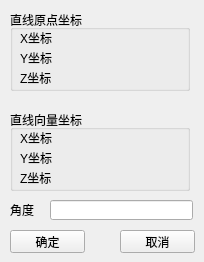
    <widget class="QWidget" name="page_6">
     <widget class="QPushButton" name="pushButton_14">
      <property name="geometry">
       <rect>
        <x>10</x>
        <y>230</y>
        <width>75</width>
        <height>23</height>
       </rect>
      </property>
      <property name="text">
       <string>确定</string>
      </property>
     </widget>
     <widget class="QPushButton" name="pushButton_15">
      <property name="geometry">
       <rect>
        <x>120</x>
        <y>230</y>
        <width>75</width>
        <height>23</height>
       </rect>
      </property>
      <property name="text">
       <string>取消</string>
      </property>
     </widget>
     <widget class="QLineEdit" name="LineRotateTxt">
      <property name="geometry">
       <rect>
        <x>50</x>
        <y>200</y>
        <width>143</width>
        <height>20</height>
       </rect>
      </property>
     </widget>
     <widget class="QGroupBox" name="groupBox_8">
      <property name="geometry">
       <rect>
        <x>10</x>
        <y>10</y>
        <width>180</width>
        <height>81</height>
       </rect>
      </property>
      <property name="title">
       <string>直线原点坐标</string>
      </property>
      <widget class="QLabel" name="label_23">
       <property name="geometry">
        <rect>
         <x>10</x>
         <y>20</y>
         <width>41</width>
         <height>16</height>
        </rect>
       </property>
       <property name="text">
        <string>X坐标</string>
       </property>
      </widget>
      <widget class="QLabel" name="LineOneRotateXCoordinate">
       <property name="geometry">
        <rect>
         <x>60</x>
         <y>20</y>
         <width>111</width>
         <height>16</height>
        </rect>
       </property>
       <property name="text">
        <string/>
       </property>
      </widget>
      <widget class="QLabel" name="label_24">
       <property name="geometry">
        <rect>
         <x>10</x>
         <y>40</y>
         <width>41</width>
         <height>16</height>
        </rect>
       </property>
       <property name="text">
        <string>Y坐标</string>
       </property>
      </widget>
      <widget class="QLabel" name="LineOneRotateYCoordinate">
       <property name="geometry">
        <rect>
         <x>60</x>
         <y>40</y>
         <width>111</width>
         <height>16</height>
        </rect>
       </property>
       <property name="text">
        <string/>
       </property>
      </widget>
      <widget class="QLabel" name="LineOneRotateZCoordinate">
       <property name="geometry">
        <rect>
         <x>60</x>
         <y>60</y>
         <width>111</width>
         <height>16</height>
        </rect>
       </property>
       <property name="text">
        <string/>
       </property>
      </widget>
      <widget class="QLabel" name="label_25">
       <property name="geometry">
        <rect>
         <x>10</x>
         <y>60</y>
         <width>41</width>
         <height>16</height>
        </rect>
       </property>
       <property name="text">
        <string>Z坐标</string>
       </property>
      </widget>
     </widget>
     <widget class="QLabel" name="label_33">
      <property name="geometry">
       <rect>
        <x>10</x>
        <y>200</y>
        <width>30</width>
        <height>20</height>
       </rect>
      </property>
      <property name="text">
       <string>角度</string>
      </property>
     </widget>
     <widget class="QGroupBox" name="groupBox_9">
      <property name="geometry">
       <rect>
        <x>10</x>
        <y>110</y>
        <width>180</width>
        <height>81</height>
       </rect>
      </property>
      <property name="title">
       <string>直线向量坐标</string>
      </property>
      <widget class="QLabel" name="label_26">
       <property name="geometry">
        <rect>
         <x>10</x>
         <y>20</y>
         <width>41</width>
         <height>16</height>
        </rect>
       </property>
       <property name="text">
        <string>X坐标</string>
       </property>
      </widget>
      <widget class="QLabel" name="LineTwoRotateXCoordinate">
       <property name="geometry">
        <rect>
         <x>60</x>
         <y>20</y>
         <width>111</width>
         <height>16</height>
        </rect>
       </property>
       <property name="text">
        <string/>
       </property>
      </widget>
      <widget class="QLabel" name="label_27">
       <property name="geometry">
        <rect>
         <x>10</x>
         <y>40</y>
         <width>41</width>
         <height>16</height>
        </rect>
       </property>
       <property name="text">
        <string>Y坐标</string>
       </property>
      </widget>
      <widget class="QLabel" name="LineTwoRotateYCoordinate">
       <property name="geometry">
        <rect>
         <x>60</x>
         <y>40</y>
         <width>111</width>
         <height>16</height>
        </rect>
       </property>
       <property name="text">
        <string/>
       </property>
      </widget>
      <widget class="QLabel" name="LineTwoRotateZCoordinate">
       <property name="geometry">
        <rect>
         <x>60</x>
         <y>60</y>
         <width>111</width>
         <height>16</height>
        </rect>
       </property>
       <property name="text">
        <string/>
       </property>
      </widget>
      <widget class="QLabel" name="label_28">
       <property name="geometry">
        <rect>
         <x>10</x>
         <y>60</y>
         <width>41</width>
         <height>16</height>
        </rect>
       </property>
       <property name="text">
        <string>Z坐标</string>
       </property>
      </widget>
     </widget>
    </widget>
